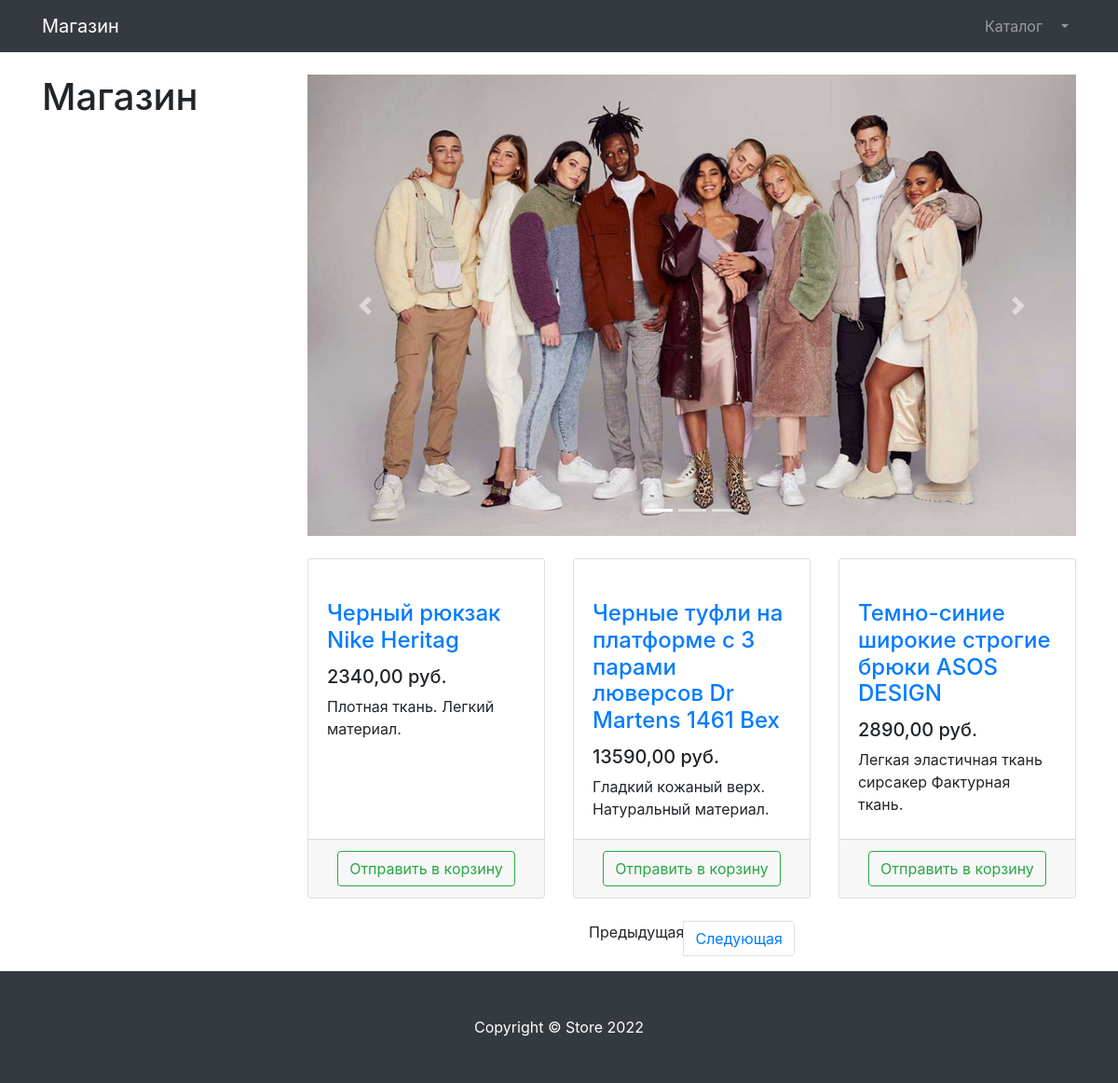
/products/page/2 (signed in), run on the app's committed database.
### products/models.py (models this page shows, shortened)
class Product(models.Model):
    name = models.CharField(max_length=256)
    description = models.TextField()
    price = models.DecimalField(max_digits=15, decimal_places=2)
    quantity = models.PositiveIntegerField(default=0)
    image = models.ImageField(upload_to='products_images')
    category = models.ForeignKey(to=ProductCategory, on_delete=models.CASCADE)
    class Meta:                                                                                                     #встроенный класс для дополнительнеых настроек модели
        verbose_name = 'Продукты'
        verbose_name_plural = 'Продукты'                                                                            #отображение названиея категории в админке

### products/views.py (the view)
# urls.py: path("", ProductsListView.as_view(), name="index"),
class ProductsListView(TitleMixin, ListView):
    model = Product                                                                                                 #автоматически создает product_list, в котором все объекты Product
    template_name = "products/products.html"
    paginate_by = 3
    title = 'Каталог'
    def get_queryset(self):                                                                                         # переопределяем функцию, изначально возвращает Product.objects.all()
        queryset = super(ProductsListView, self).get_queryset()
        category_id = self.kwargs.get('category_id')
        return queryset.filter(category_id=category_id) if category_id else queryset

### common/views.py (called while the page is built)
    def get_context_data(self, **kwargs):
        context = super(TitleMixin, self).get_context_data(**kwargs)
        context['totle'] = self.title
        return context

### products/templates/products/products.html (shortened to what this page needs)
{% extends "products/base.html" %}
{% load static %}
{% block css %}
    <link href="{% static "/vendor/css/products.css" %}" rel="stylesheet">
{% endblock %}
{% block content %}
    <div class="container">
        <div class="row">
            <div class="col-lg-3">
            <h1 class="my-4">Магазин</h1>
        </div>
        <div class="col-lg-9">
        <div id="carouselExampleIndicators" class="carousel slide my-4" data-ride="carousel">
            <ol class="carousel-indicators">
                <li data-target="#carouselExampleIndicators" data-slide-to="0" class="active"></li>
                <li data-target="#carouselExampleIndicators" data-slide-to="1"></li>
                <li data-target="#carouselExampleIndicators" data-slide-to="2"></li>
            </ol>
            <div class="carousel-inner" role="listbox">
                <div class="carousel-item active">
                    <img class="d-block img-fluid" src="{% static 'vendor/img/slides/slide-3.jpg' %}" alt="First slide">
                </div>
            </div>
            <a class="carousel-control-prev" href="#carouselExampleIndicators" role="button" data-slide="prev">
                <span class="carousel-control-prev-icon" aria-hidden="true"></span>
            </a>
            <a class="carousel-control-next" href="#carouselExampleIndicators" role="button" data-slide="next">
                <span class="carousel-control-next-icon" aria-hidden="true"></span>
            </a>
        </div>
        <div class="row">
            {% for product in product_list %}
                <div class="col-lg-4 col-md-6 mb-4">
                    <div class="card h-100">
                        <a href="#">
                        </a>
                        <div class="card-body">
                            <h4 class="card-title">
                                <a href="#">{{ product.name }}</a>
                            </h4>
                            <h5>{{ product.price }} руб.</h5>
                            <p class="card-text">{{ product.description }}</p>
                        </div>
                        <div class="card-footer text-center">
                            <a class="btn btn-outline-success"
                                href='{% url 'products:basket_add' product.id %}'>
                                Отправить в корзину
                            </a>
                        </div>
                    </div>
                </div>
            {% endfor %}
        </div>
            {% if is_paginated %}
            <nav aria-label="Page navigation example">
                <ul class="pagination justify-content-center">
                    <li class="page-item {% if object_list.has_previous %} disabled" {% endif %}>
                        <a class="page-link"
                           href="{% if page_obj.has_previous %}{% url 'products:paginator' page_obj.previous_page_number%} {% else %} # {% endif %}"
                           tabindex="-1" aria-disabled="true">
                            Предыдущая
                    </li>
                    <li class="page-item {% if page_obj.has_next %} disabled {% endif %}">
                        <a class="page-link"
                           href="{% if page_obj.has_next %}{% url 'products:paginator' page_obj.next_page_number %} {% else %} # {% endif %}">
                            Следующая
                        </a>
                    </li>
                </ul>
            </nav>
            {% endif %}
        </div>
        </div>
    </div>
{% endblock %}
{% block footer %}
    <footer class="py-5 bg-dark">
        <div class="container">
            <p class="m-0 text-center text-white">Copyright &copy; Store 2022</p>
        </div>
    </footer>
{% endblock %}

### data on the page
Product: name "Черный рюкзак Nike Heritag", price "2340,00", description "Плотная ткань. Легкий материал."
Product: name "Черные туфли на платформе с 3 парами люверсов Dr Martens 1461 Bex", price "13590,00", description "Гладкий кожаный верх. Натуральный материал."
Product: name "Темно-синие широкие строгие брюки ASOS DESIGN", price "2890,00", description "Легкая эластичная ткань сирсакер Фактурная ткань."
